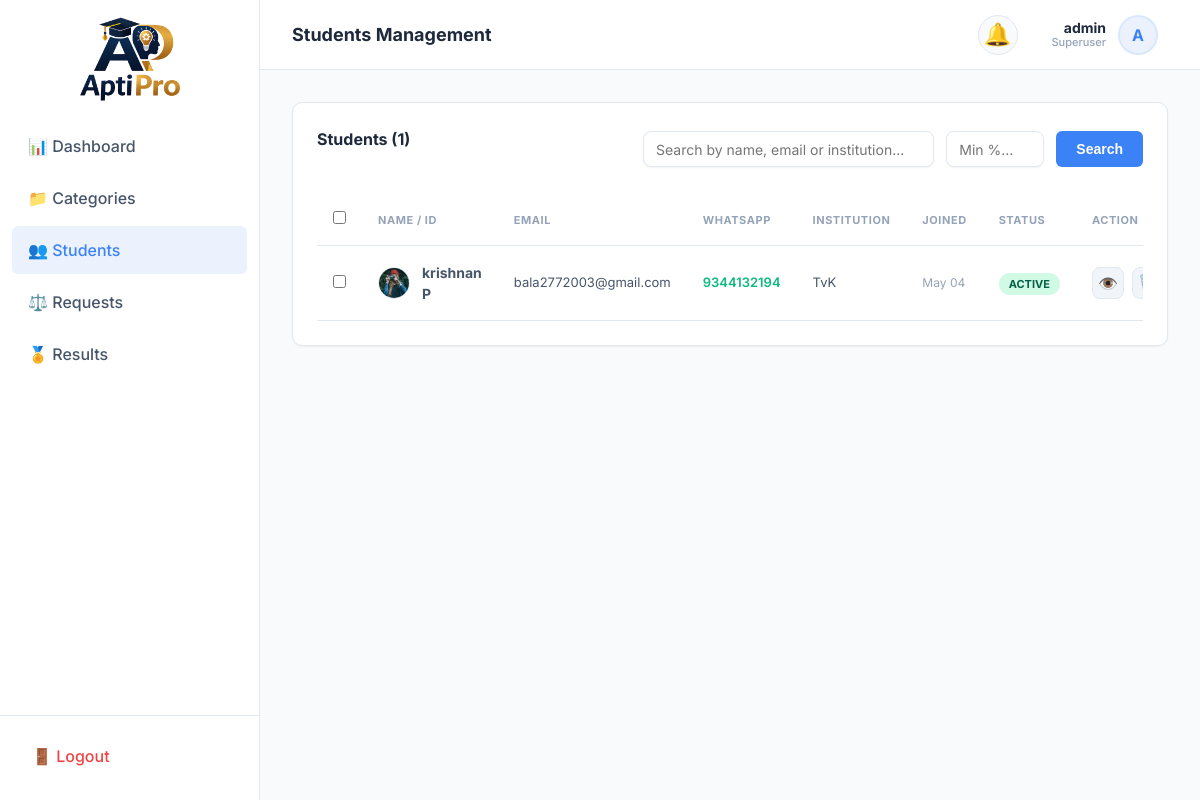
Page /admin-panel/students/ (signed in) on the committed database.
### exams/models.py (models this page shows, shortened)
class CustomUser(AbstractUser):
    class Role(models.TextChoices):
        STUDENT = 'Student', 'Student'
        ADMIN = 'Admin', 'Admin'
    role = models.CharField(
        max_length=10,
        choices=Role.choices,
        default=Role.STUDENT,
        db_index=True,
        help_text='Determines UI experience. Admin dashboard requires is_superuser.',
    )
    whatsapp_number = models.CharField(
        max_length=15,
        blank=True,
        validators=[
            RegexValidator(
                regex=r'^\+?1?\d{9,15}$',
                message='WhatsApp number must be 9-15 digits, optionally starting with +.',
            )
        ],
        help_text='WhatsApp number for direct contact.',
    )
    phone_number = models.CharField(
        max_length=15,
        blank=True,
        validators=[
            RegexValidator(
                regex=r'^\+?1?\d{9,15}$',
                message='Phone number must be 9-15 digits, optionally starting with +.',
            )
        ],
        help_text='Primary contact number.',
    )
    profile_photo = models.ImageField(
        upload_to='profile_photos/%Y/%m/',
        blank=True,
        null=True,
        help_text='Student profile picture.',
    )
    date_of_birth = models.DateField(
        blank=True,
        null=True,
        help_text='Student date of birth.',
    )
    address = models.TextField(
        blank=True,
        help_text='Full postal address.',
    )
    institution = models.CharField(
        max_length=200,
        blank=True,
        help_text='School / college / university name.',
    )
    @property
    def name(self):
        if self.first_name and self.last_name:
            return f"{self.first_name} {self.last_name}"
        return self.first_name or self.username
    class Meta:
        verbose_name = 'User'
        verbose_name_plural = 'Users'
        ordering = ['-date_joined']
        indexes = [
            models.Index(fields=['role'], name='idx_user_role'),
            models.Index(fields=['-date_joined'], name='idx_user_joined'),
            models.Index(fields=['email'], name='idx_user_email'),
        ]

### exams/views.py (the view, shortened to what this page needs)
# urls.py: path('admin-panel/students/', views.AdminStudentsView.as_view(), name='admin_students'),
class AdminStudentsView(SuperuserRequiredMixin, ListView):
    template_name = 'exams/admin/students.html'
    context_object_name = 'students'
    paginate_by = 20
    def get_queryset(self):
        qs = CustomUser.objects.filter(role='Student').order_by('-date_joined')
        search = self.request.GET.get('search', '').strip()
        min_pct = self.request.GET.get('min_percentage', '').strip()
        return qs
    def get_context_data(self, **kwargs):
        ctx = super().get_context_data(**kwargs)
        ctx['search'] = self.request.GET.get('search', '')
        ctx['min_percentage'] = self.request.GET.get('min_percentage', '')
        ctx['total_students'] = self.get_queryset().count()
        return ctx

### exams/mixins.py (called while the page is built)
    def test_func(self):
        return self.request.user.is_superuser

### templates/exams/admin/students.html (shortened to what this page needs)
{% extends 'base.html' %}
{% block page_title %}Students Management{% endblock %}
{% block content %}
<div class="card">
    <div style="display: flex; align-items: center; justify-content: space-between; margin-bottom: 24px; flex-wrap: wrap; gap: 16px;">
        <div class="card-title">Students ({{ total_students }})</div>
        <form method="get" style="display: flex; gap: 12px; flex: 1; max-width: 500px;">
            <input type="text" name="search" class="form-input" placeholder="Search by name, email or institution..." value="{{ search }}" style="width: 100%; border-radius: 8px; border: 1px solid var(--border-color); padding: 8px 12px; background: var(--bg-secondary);">
            <input type="number" name="min_percentage" class="form-input" placeholder="Min %..." value="{{ min_percentage }}" style="width: 100px; border-radius: 8px; border: 1px solid var(--border-color); padding: 8px 12px; background: var(--bg-secondary);" min="0" max="100">
            <button type="submit" class="btn btn-primary btn-sm">Search</button>
        </form>
    </div>
    <form id="bulk-delete-form" action="{% url 'admin_bulk_delete_students' %}" method="POST"
          onsubmit="confirmAction({event: event, title: 'Remove Selected Students?', text: 'All history for these students will be permanently deleted.', confirmButtonText: 'Yes, Remove All', callback: () => this.submit()});">
        <div class="table-container">
            <table class="data-table">
                <thead>
                    <tr>
                        <th style="width: 40px;"><input type="checkbox" id="select-all"></th>
                        <th>Name / ID</th>
                        <th>Email</th>
                        <th>WhatsApp</th>
                        <th>Institution</th>
                        <th>Joined</th>
                        <th>Status</th>
                        <th>Action</th>
                    </tr>
                </thead>
                <tbody>
                    {% for s in students %}
                    <tr>
                        <td><input type="checkbox" name="selected_ids" value="{{ s.id }}" class="record-checkbox"></td>
                        <td>
                            <div style="display: flex; align-items: center; gap: 12px;">
                            {% if s.profile_photo %}
                                <img src="{{ s.profile_photo.url }}" style="width: 32px; height: 32px; border-radius: 50%; object-fit: cover; border: 1.5px solid var(--border-color);">
                            {% endif %}
                            <div style="font-weight: 700;">{{ s.name|default:s.username }}</div>
                            </div>
                        </td>
                        <td style="font-size: 13px; color: var(--text-secondary);">{{ s.email|default:"—" }}</td>
                        <td style="font-size: 13px; font-weight: 600; color: var(--accent-success);">
                            {% if s.whatsapp_number %}
                                {{ s.whatsapp_number }}
                            {% else %}
                                —
                            {% endif %}
                        </td>
                        <td style="font-size: 13px;">{{ s.institution|default:"—" }}</td>
                        <td style="font-size: 12px; color: var(--text-muted);">{{ s.date_joined|date:"M d" }}</td>
                        <td>
                            {% if s.is_active %}
                                <span class="badge badge-approved">Active</span>
                            {% else %}
                                <span class="badge badge-rejected">Inactive</span>
                            {% endif %}
                        </td>
                        <td>
                            <div style="display: flex; gap: 8px;">
                                <a href="{% url 'admin_student_detail' s.id %}" class="btn-action btn-view" title="View Profile">👁️</a>
                                <button type="button" onclick="confirmSingleDelete('{{ s.id }}', '{{ s.name|default:s.username }}')" class="btn-action btn-delete" title="Delete Student">🗑️</button>
                            </div>
                        </td>
                    </tr>
                    {% empty %}
                    <tr>
                        <td colspan="8" style="text-align: center; color: var(--text-muted); padding: 48px;">
                            No students found.
                        </td>
                    </tr>
                    {% endfor %}
                </tbody>
            </table>
        </div>
    </form>
</div>
{% endblock %}

### templates/base.html (shortened to what this page needs)
{% load static %}
<!DOCTYPE html>
<html lang="en">
<head>
  <link rel="stylesheet" href="{% static 'css/style.css' %}">
</head>
<body class="{% block body_class %}{% endblock %}">
  <div class="app-container">
    {% if user.is_authenticated %}
    <div class="sidebar" id="sidebar">
      <div class="brand" style="display: flex; justify-content: center; margin-top: -3.5rem;margin-bottom: -4rem;">
        <img src="{% static 'images/logo.png' %}" alt="Aptipro Logo"
          style="height: 150px; width: 200px; object-fit: contain;">
      </div>
      <nav class="sidebar-nav">
        {% if user.is_superuser %}
        <a href="{% url 'admin_dashboard' %}"
          class="nav-link {% if request.resolver_match.url_name == 'admin_dashboard' %}active{% endif %}">📊
          Dashboard</a>
        <a href="{% url 'admin_categories' %}"
          class="nav-link {% if 'category' in request.resolver_match.url_name %}active{% endif %}">📁 Categories</a>
        <a href="{% url 'admin_students' %}"
          class="nav-link {% if 'student' in request.resolver_match.url_name %}active{% endif %}">👥 Students</a>
        <a href="{% url 'admin_exam_requests' %}"
          class="nav-link {% if 'request' in request.resolver_match.url_name %}active{% endif %}">⚖️ Requests</a>
        <a href="{% url 'admin_results' %}"
          class="nav-link {% if 'result' in request.resolver_match.url_name %}active{% endif %}">🏅 Results</a>
        {% endif %}
      </nav>
      <div style="padding: 16px; border-top: 1px solid var(--border-color);">
        <a href="{% url 'logout' %}" class="nav-link" style="color: var(--accent-danger);">🚪 Logout</a>
      </div>
    </div>
    {% endif %}
    <div class="main-content">
      {% if user.is_authenticated %}
      <header class="header">
        <h1 style="font-size: 18px; font-weight: 700; color: var(--text-primary);">
          {% block page_title %}Dashboard{% endblock %}
        </h1>
        <div class="header-actions">
          <div class="notification-container" id="notifContainer">
            <div class="notification-bell" onclick="toggleNotifDropdown(event)">
              🔔 {% if unread_count > 0 %}<span class="notification-badge" id="notifBadge"></span>{% endif %}
            </div>
          </div>
          <div class="user-meta" id="userMenuTrigger" onclick="toggleUserDropdown(event)">
            <div class="user-profile-trigger">
              <div class="user-info-text">
                <span class="user-name">{{ user.name|default:user.username }}</span>
                <span class="user-role">{{ user.get_role_display }}</span>
              </div>
              {% if user.profile_photo %}
              <img src="{{ user.profile_photo.url }}" alt="Profile" class="profile-circle">
              {% else %}
              <div class="profile-placeholder">{{ user.username.0|upper }}</div>
              {% endif %}
            </div>
          </div>
        </div>
      </header>
      {% endif %}
      <main class="content-body">
        {% block content %}{% endblock %}
      </main>
    </div>
  </div>
</body>
</html>

### rows in the picture
CustomUser: name "admin", role "Superuser", username.0 "A"
CustomUser: profile_photo (picture), name "krishnan P", email "bala2772003@gmail.com", whatsapp_number "9344132194", institution "TvK", date_joined "May 04", is_active "ACTIVE"

### other values in the picture
{{ total_students }} "1"
